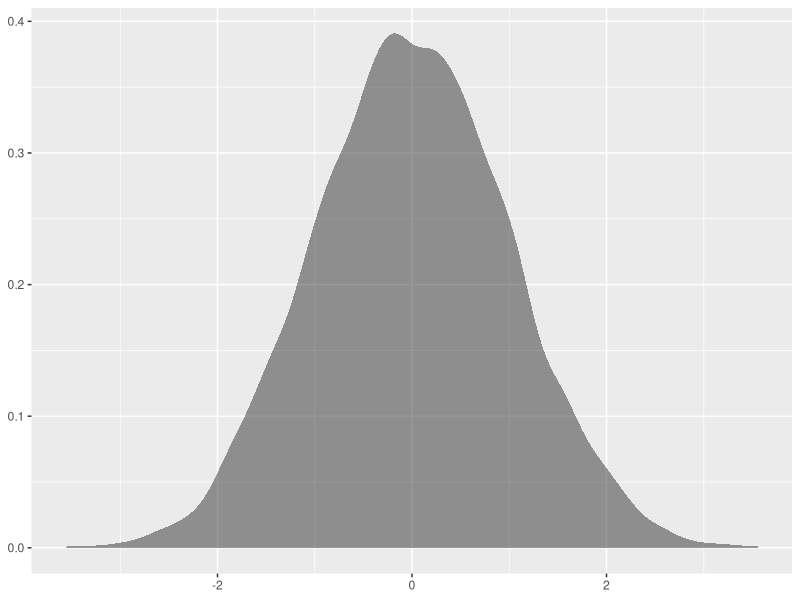
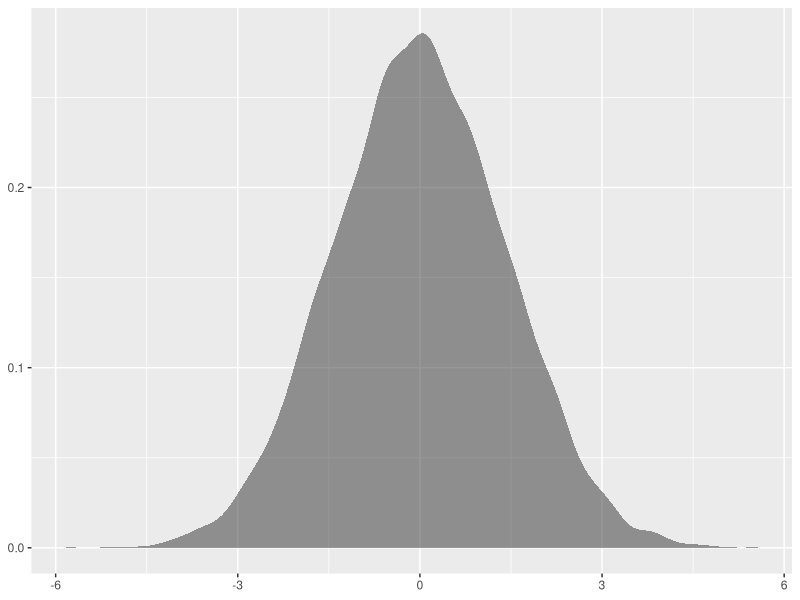
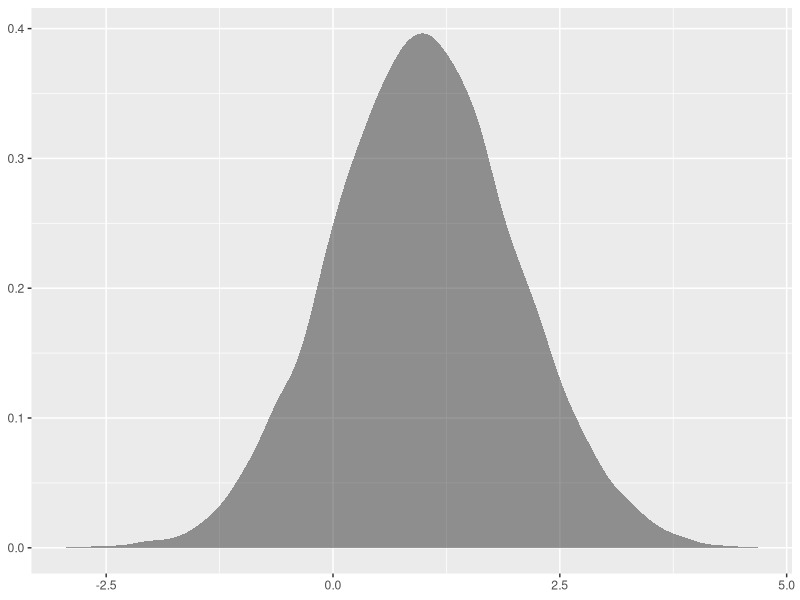
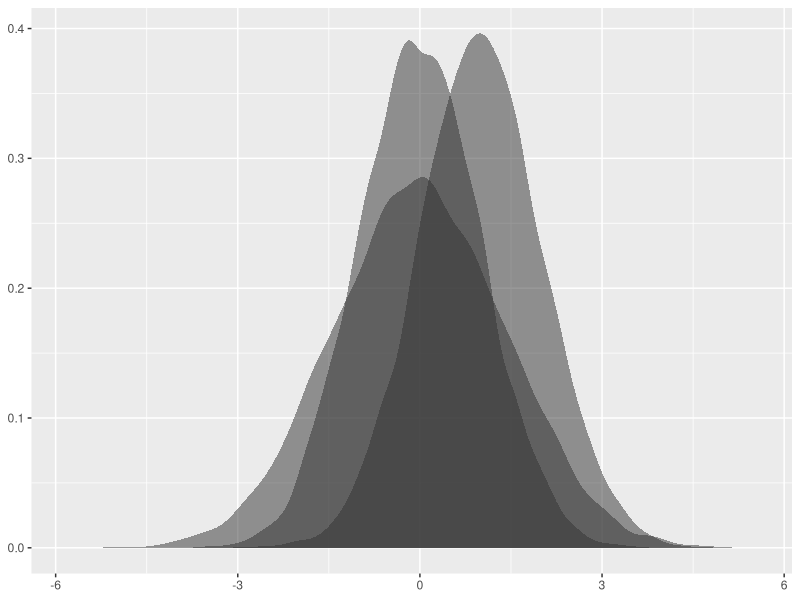
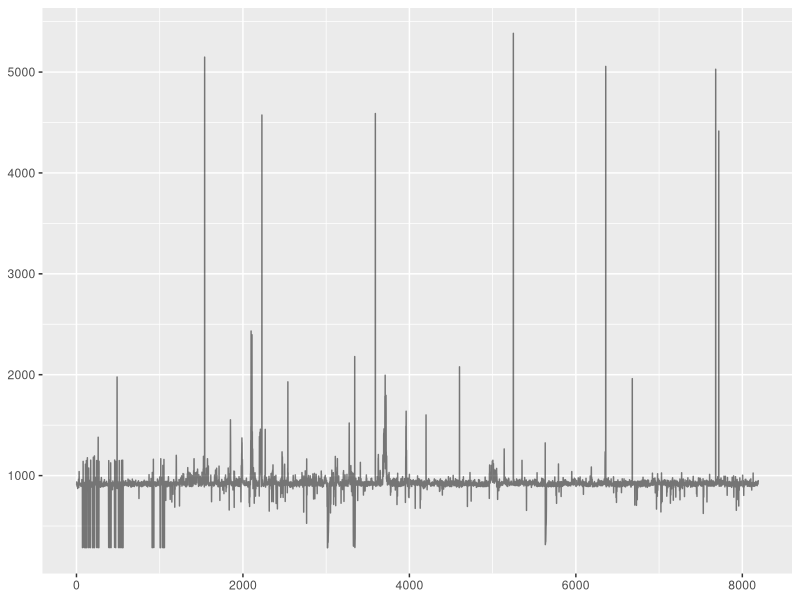
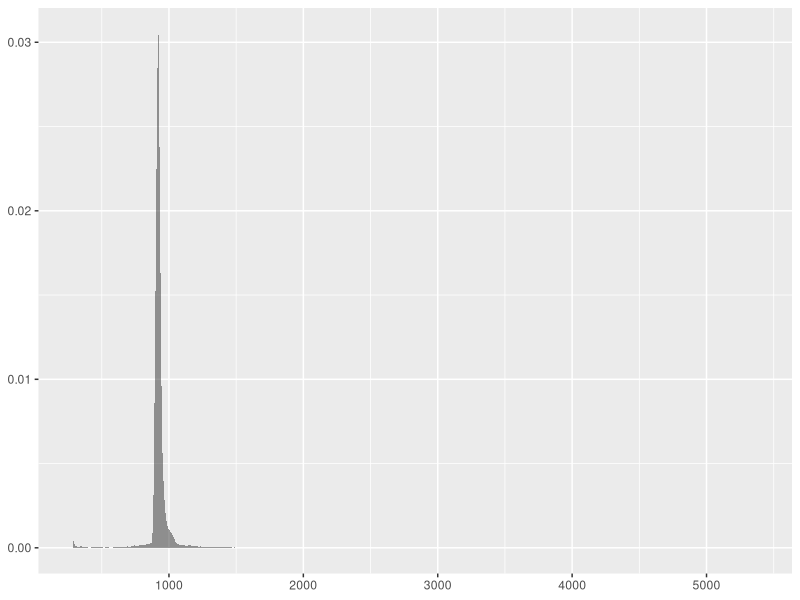

Reproduce these figures in R, in order.
## ---- chunk 1
require(ggplot2)

knitr::opts_chunk$set(fig.path='../doc/images/')
knitr::opts_chunk$set(out.width = '400px')
knitr::opts_chunk$set(dpi=200)
## ---- chunk 2
normal01 <- read.table("normal_0_1.tsv", sep="\t", header=FALSE)
colnames(normal01) <- c("x")

normal02 <- read.table("normal_0_2.tsv", sep="\t", header=FALSE)
colnames(normal02) <- c("x")

normal11 <- read.table("normal_1_1.tsv", sep="\t", header=FALSE)
colnames(normal11) <- c("x")

http <- read.table("http.tsv", sep="\t", header=TRUE)
colnames(http) <- c("ctime", "dtime", "ttime", "wait")
http$ctime <- as.numeric(as.character(http$ctime))
http$dtime <- as.numeric(as.character(http$dtime))
http$ttime <- as.numeric(as.character(http$ttime))
http$wait <- as.numeric(as.character(http$wait))
http$idx <- 1:nrow(http)
## ---- chunk 3
ggplot(normal01, aes(x=x)) +
  stat_density(alpha=0.5) +
  theme(axis.title.x = element_blank(),  axis.title.y = element_blank())
## ---- chunk 4
ggplot(normal02, aes(x=x)) +
  stat_density(alpha=0.5) +
  theme(axis.title.x = element_blank(),  axis.title.y = element_blank())
## ---- chunk 5
ggplot(normal11, aes(x=x)) +
  stat_density(alpha=0.5) +
  theme(axis.title.x = element_blank(),  axis.title.y = element_blank())
## ---- chunk 6
ggplot(normal01, aes(x=x)) +
  stat_density(alpha=0.5) +
  stat_density(data=normal02, alpha=0.5) +
  stat_density(data=normal11, alpha=0.5) +
  theme(axis.title.x = element_blank(),  axis.title.y = element_blank())
## ---- chunk 7
ggplot(http, aes(x=idx, y=ttime)) +
  geom_line(alpha=0.5) +
  theme(axis.title.x = element_blank(),  axis.title.y = element_blank())
## ---- chunk 8
ggplot(http, aes(x=ttime)) +
  stat_density(alpha=0.5) +
  theme(axis.title.x = element_blank(),  axis.title.y = element_blank())
